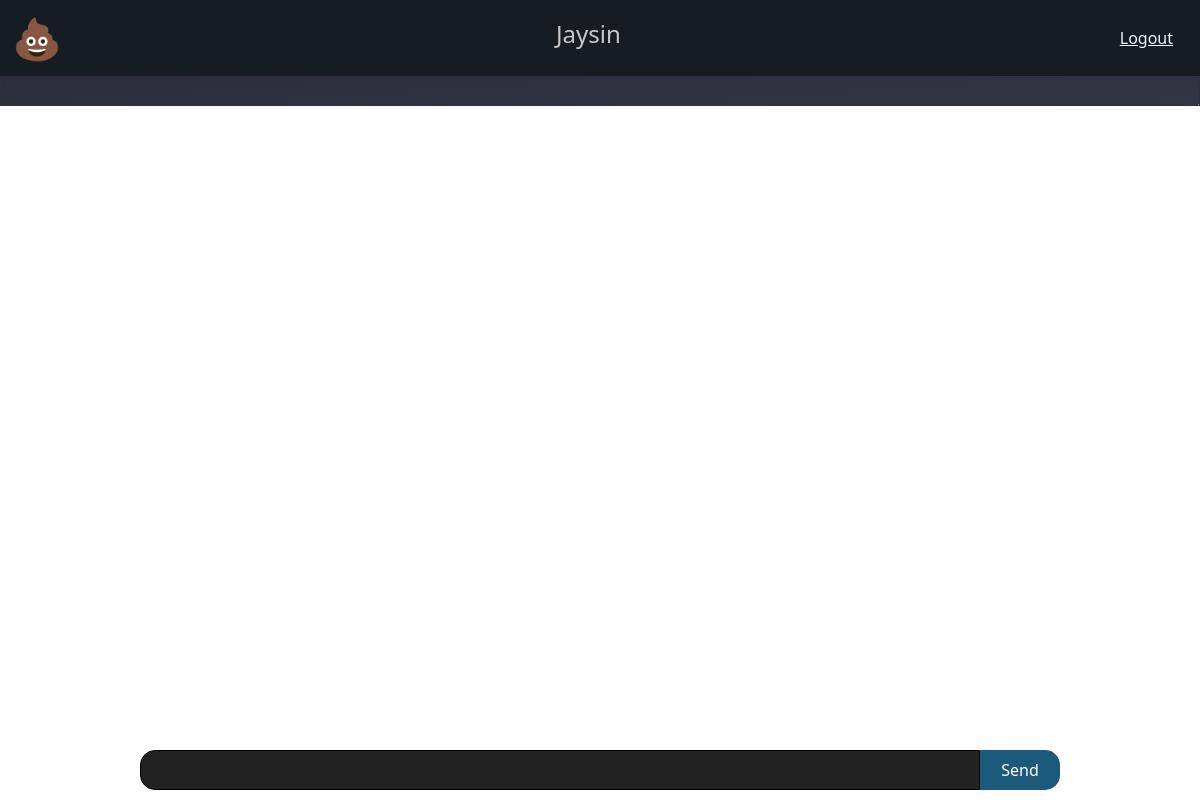
Page /dashboard (signed in) on the earlier database version.
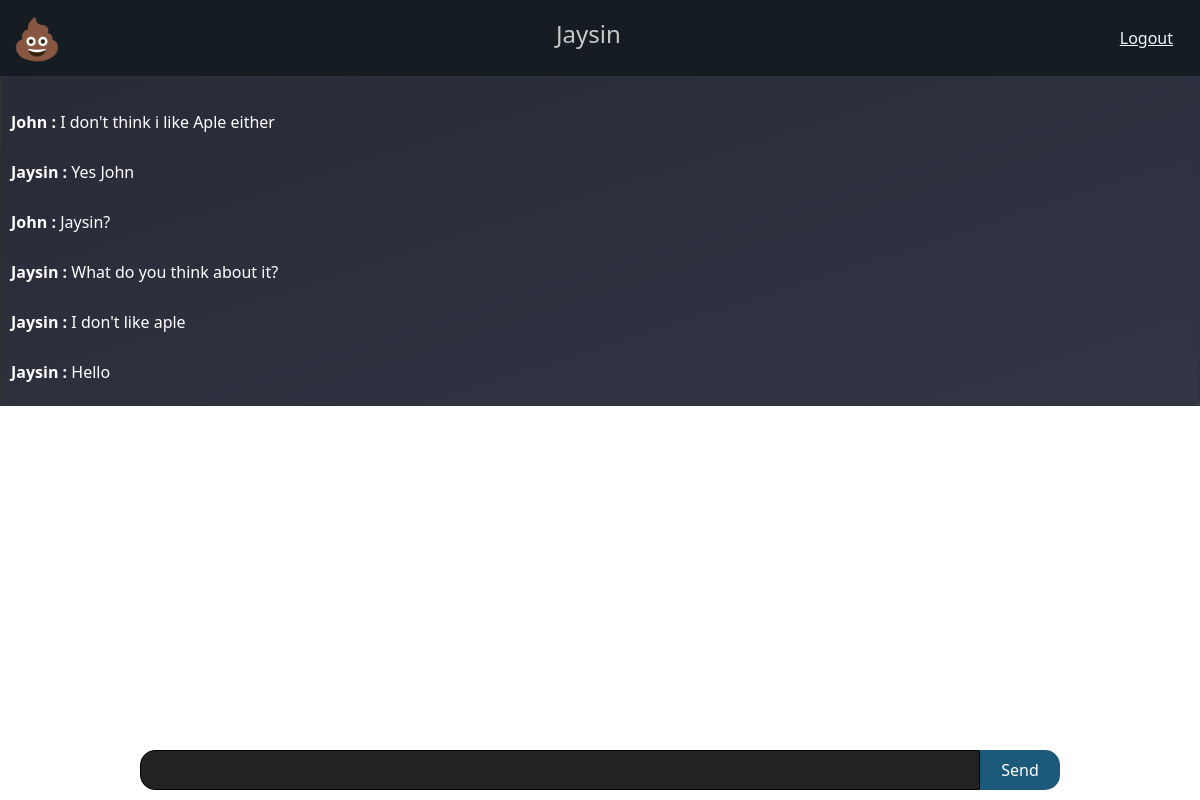
Same page on the later database version.
### myapp/models.py (models this page shows, shortened)
class User(db.Model, UserMixin):
    id = db.Column(db.Integer, primary_key=True)
    username = db.Column(db.String(40), nullable=False)
    email = db.Column(db.String(70))
    joining_date = db.Column(db.DateTime, default=datetime.now)
    password = db.Column(db.String(400))
    is_Client = db.Column(db.String(400))

class History(db.Model):
    id = db.Column(db.Integer, primary_key=True)
    user = db.Column(db.String(40))
    message = db.Column(db.String(400))
    is_Client_Message = db.Column(db.String(400))

### myapp/user/routes.py (the view)
@user.route("/dashboard")
@login_required
def dashboard():
    history = History.query.order_by(desc(History.id)).limit(100).all()
    return render_template("dashboard.html", history=history)

### myapp/models.py (called while the page is built)
@login_manager.user_loader
def load_user(user_id):
    return User.query.get(user_id)

### myapp/templates/dashboard.html (shortened to what this page needs)
{% extends "layout.html" %}
{% block body %}
{% include "sections/navbar.html" %}
{% include "sections/message_box.html" %}
{% endblock body %}

### myapp/templates/layout.html (shortened to what this page needs)
<!doctype html>
<html lang="en">
  <head>
    <link href="https://cdn.jsdelivr.net/npm/bootstrap@5.0.2/dist/css/bootstrap.min.css" rel="stylesheet">
    <html>rgb(47, 50,  51)</html>
  </head>
  <body>
    {% block body %}
    {% endblock body %}
  </body>
</html>

### myapp/templates/sections/navbar.html
<nav class="navbar fixed-top navbar-dark" style="background-color: #151d23;">
    <div class="container-fluid">
            <span style='font-size:40px;'>&#128169;</span>
            <span class="navbar-text">
            <h4 style="color: rgb(200, 200, 200); margin: center;">{{ current_user.username }}</h4>
            </span>
        <a href="{{ url_for('user.logout') }}" style="color: aliceblue;
        padding: 5px; margin-right: 10px;">Logout</a>
    </div>
  </nav>

### myapp/templates/sections/message_box.html (shortened to what this page needs)
<link rel="stylesheet" href="{{ url_for('static', filename='message_box.css') }}">
<section class="vh-300 gradient-custom">
    <div class="main_box">
        <div class="chat_box">
                {% for H in history %}
                <p class="message"><span class="uname">{{H.user}} : </span>{{ H.message }}</p>
                {% endfor %}
        </div>
        <div class="send_box">
            <input type="text" id="my_message">
            <button id="send_button" onclick="send_message()">Send</button>
        </div>
        </div>
</section>

### myapp/static/message_box.css (style rules this page uses)
.gradient-custom { background: rgb(40, 42, 54); background: -webkit-linear-gradient(to bottom right, rgb(40, 42, 54), rgb(50, 53, 68)); background: linear-gradient(to bottom right, rgb(40, 42, 54), rgb(50, 53, 68)) }
@media (min-width: 769px) { .gradient-custom { border-top-right-radius: .3rem; border-bottom-right-radius: .3rem; } }
.main_box { display: flex; flex-direction: column; padding-top: 80px; border: 1px solid rgb(47, 50, 51); width: 100%; margin: auto; }
.chat_box { display: flex; flex-direction: column; height: auto; max-height: 100vh; overflow-y: auto; }
.message { border-radius: 10px; padding: 5px; width: max-content; color: rgb(255, 255, 255); margin-left: 5px; }
.send_box { display: flex; flex-direction: row; padding: 10px 0px; position: fixed; left: 0; bottom: 0; width: 100%; justify-content: center; }
.send_box > input[type='text'] { width: 70%; border: 1px solid rgb(0, 0, 0); background:rgb(34, 34, 34); color:rgb(255, 255, 255); border-top-right-radius: 0px; border-top-left-radius: 15px; border-bottom-right-radius: 0px; border-bottom-left-radius: 15px; outline: none; padding-left: 10px; }
.send_box > button { width: 80px; height: 40px; border: none; border-top-right-radius: 15px; border-top-left-radius: 0px; border-bottom-right-radius: 15px; border-bottom-left-radius: 0px; background-color: rgb(28, 90, 123); color: white; }
.uname { color: rgb(255, 255, 255); font-weight: 600; }

Differences in the rows shown:
added History: user "John", message "I don't think i like Aple either"
added History: user "Jaysin", message "Yes John"
added History: user "John", message "Jaysin?"
added History: user "Jaysin", message "What do you think about it?"
added History: user "Jaysin", message "I don't like aple"
added History: user "Jaysin", message "Hello"
